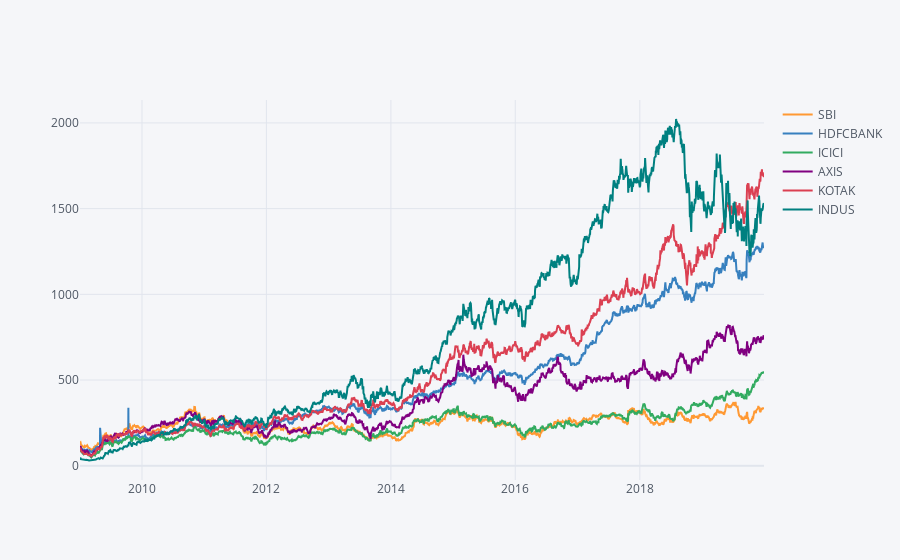

Notebook code cell kept with this figure:
### Code cell
#this is for plotly plots

df1.iplot(kind='spread',x='Date',y='Close',categories='BankName',mode='lines')

### Figure 1 — Plotly figure (JSON) as saved in the notebook; plotly's stock layout.template omitted (floating-point values rounded to 4 significant figures; data arrays with more than 128 entries replaced by an {"elided": "..."} marker saying what was removed)
{"data": [{"marker": {"color": "rgba(255, 153, 51, 1.0)", "line": {"width": 1.3}, "opacity": 0.8, "size": 12, "symbol": "circle"}, "mode": "lines", "name": "SBI", "textfont": {"color": "#4D5663"}, "type": "scatter", "x": {"elided": "2699 str values"}, "y": {"elided": "2699 float values"}}, {"marker": {"color": "rgba(55, 128, 191, 1.0)", "line": {"width": 1.3}, "opacity": 0.8, "size": 12, "symbol": "circle"}, "mode": "lines", "name": "HDFCBANK", "textfont": {"color": "#4D5663"}, "type": "scatter", "x": {"elided": "2699 str values"}, "y": {"elided": "2699 float values"}}, {"marker": {"color": "rgba(50, 171, 96, 1.0)", "line": {"width": 1.3}, "opacity": 0.8, "size": 12, "symbol": "circle"}, "mode": "lines", "name": "ICICI", "textfont": {"color": "#4D5663"}, "type": "scatter", "x": {"elided": "2699 str values"}, "y": {"elided": "2699 float values"}}, {"marker": {"color": "rgba(128, 0, 128, 1.0)", "line": {"width": 1.3}, "opacity": 0.8, "size": 12, "symbol": "circle"}, "mode": "lines", "name": "AXIS", "textfont": {"color": "#4D5663"}, "type": "scatter", "x": {"elided": "2699 str values"}, "y": {"elided": "2699 float values"}}, {"marker": {"color": "rgba(219, 64, 82, 1.0)", "line": {"width": 1.3}, "opacity": 0.8, "size": 12, "symbol": "circle"}, "mode": "lines", "name": "KOTAK", "textfont": {"color": "#4D5663"}, "type": "scatter", "x": {"elided": "2699 str values"}, "y": {"elided": "2699 float values"}}, {"marker": {"color": "rgba(0, 128, 128, 1.0)", "line": {"width": 1.3}, "opacity": 0.8, "size": 12, "symbol": "circle"}, "mode": "lines", "name": "INDUS", "textfont": {"color": "#4D5663"}, "type": "scatter", "x": {"elided": "2699 str values"}, "y": {"elided": "2699 float values"}}], "layout": {"legend": {"bgcolor": "#F5F6F9", "font": {"color": "#4D5663"}}, "paper_bgcolor": "#F5F6F9", "plot_bgcolor": "#F5F6F9", "title": {"font": {"color": "#4D5663"}}, "xaxis": {"gridcolor": "#E1E5ED", "showgrid": true, "tickfont": {"color": "#4D5663"}, "title": {"font": {"color": "#4D5663"}, "text": ""}, "zerolinecolor": "#E1E5ED"}, "yaxis": {"gridcolor": "#E1E5ED", "showgrid": true, "tickfont": {"color": "#4D5663"}, "title": {"font": {"color": "#4D5663"}, "text": ""}, "zerolinecolor": "#E1E5ED"}}}
